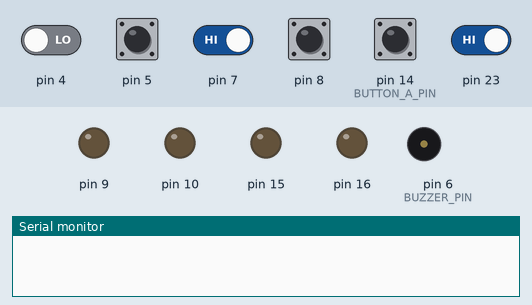
The sketch below on a simulated Arduino Leonardo, built with avr-gcc and run on an emulated ATmega32U4. Shown: output pins drawn as LEDs (lit = HIGH), buzzer (waves = sounding), the last lines printed to the serial monitor. The test bench sets the inputs (shaded band); at power-on: pin 5, pin 7, pin 8, pin 14 (BUTTON_A_PIN), pin 23 HIGH, pin 4 LOW.

Above: at 2.2 s.
2.3 s: pin 14 (BUTTON_A_PIN) pulled LOW for 0.15 s
At 2.8 s:
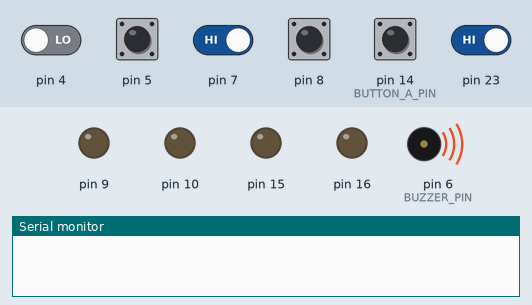
3.9 s: pin 5 pulsed LOW 2 times (0.12 s each, 0.3 s apart)
At 5.92 s:
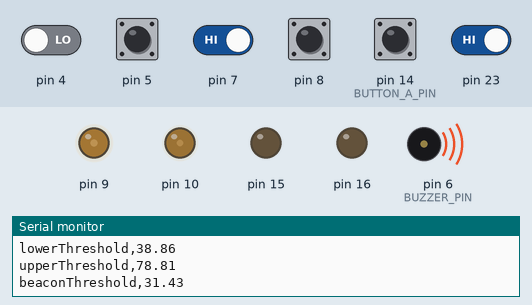
7.5 s: pin 8 pulled LOW for 1 s
Timing chart, 0 to 10.5 s (numbered marks = the images above; inputs shaded):
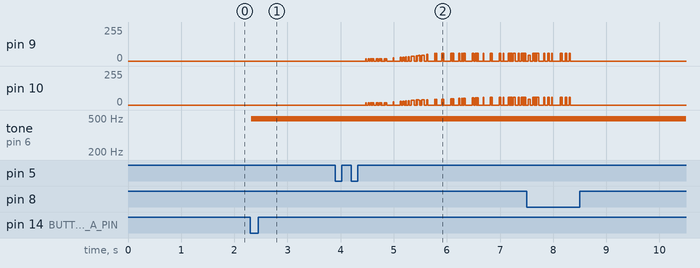

The sketch:

bump_Follower_arc_test_offset.ino
```cpp
//==========================================================================//
// FOLLOWER: USE BLUE TACK SCREEN ROBOT - no-spin baseline calibration      //
//==========================================================================//

#include "Motors.h"
#include "BumpSensors.h"
#include "PID.h"
#include "Encoders.h"
#include "Kinematics.h"
#include <math.h>

Motors_c motors;
BumpSensors_c bump_sensors;
PID_c left_pid;
PID_c right_pid;
Kinematics_c pose;

//==========================================================================//
//                        2. TIMING INTERVALS                               //
//==========================================================================//

uint32_t lastLoop = 0;
const int LOOP_TIME_MS = 10;

// speed / pose estimation timing
unsigned long speed_est_ts = 0;
unsigned long pose_ts = 0;
const int SPEED_EST_MS = 10;
const int POSE_MS = 10;

//==========================================================================//
//                        3. WHEEL SPEED EST VARIABLES                      //
//==========================================================================//

const float ALPHA = 0.2f;

// encoder history for speed estimation
long last_e0 = 0;
long last_e1 = 0;

// measured wheel speeds
float right_speed = 0;
float left_speed = 0;
float last_speed_e0 = 0;
float last_speed_e1 = 0;

//==========================================================================//
//                        4. CAL VARIABLES - SENSOR & THRESHOLDS            //
//==========================================================================//

// baseline - beacon OFF, measured oncee at power on
float bump_baseline[BUMP_NUM_SENSORS];
float baselineTotal = 0.0f;
float beaconThreshold = 0.0f;

float total = 0;
float prevTotal = 0;
float L = 0;
float R = 0;
float C = 0;
float smoothedLR = 0.0f;
//==========================================================================//
//                        5. TARGET SAMPLING VARIABLES                      //
//==========================================================================//

const uint32_t TARGET_SETTLE_MS = 300;
const int TARGET_SAMPLE_TIME_MS = 2000;

uint32_t targetSampleStart = 0;
float targetSampleSum = 0;
int targetSampleCount = 0;
float minTotalSeen = 100000.0f;
float maxTotalSeen = -100000.0f;

// target values
float targetTotal = 0;
float targetLR = 0.0f;
float lrSampleSum = 0.0f;
float lowerThreshold = 0;
float upperThreshold = 0;

// threshold tuning
const float BAND_MARGIN_FRACTION = 0.20f;
const float MIN_BAND_MARGIN = 15.0f;
//==========================================================================//
//                        6. PID/MOVEMENT CONTROL VARIABLES                 //
//==========================================================================//

float smoothedDrive = 0;

// straight-line follow using encoder speed demand
const float MAX_FWD_SPEED_DEMAND = 0.35f;
const float SPEED_GAIN = 0.03f;
const float TARGET_DEADBAND = 0.5f;

// steering
const float STEER_GAIN = 0.0050f;
const float MAX_STEER = 0.25f;

// pwm limits / floor
const int PWM_MAX_ABS = 60;
const int PWM_FLOOR_FWD = 18;
const int PWM_FLOOR_TURN = 20;

// pid gains
const float DRIVE_KP = 15.0f;
const float DRIVE_KI = 0.1f;
const float DRIVE_KD = 0.0f;

// stop / latch logic
const uint32_t STOP_SETTLE_MS = 500;
uint32_t belowDriveSince = 0;
bool hasStartedFollowingMotion = false;
const float FOLLOW_START_THRESHOLD = 0.03f;

// no-turn startup window
const uint32_t NO_TURN_AFTER_START_MS = 1000;
uint32_t followMotionStartTime = 0;

// Beacon loss dtection from ML's offset based code
const uint32_t LOST_TIMEOUT_MS = 200;
uint32_t beaconLostStart = 0;

//==========================================================================//
//                        8. FSM SETTING                                    //
//==========================================================================//

enum RobotState {
  WAITING_FOR_TARGET_BUTTON,
  SAMPLING_TARGET,
  WAITING_FOR_BEACON_OFF,
  WAITING_FOR_BEACON_ON,
  FOLLOWING,
  STOPPED
};

RobotState robotState = WAITING_FOR_TARGET_BUTTON;

//==========================================================================//
//                        9. LOGGING                                        //
//==========================================================================//

const uint32_t LOG_MS = 50;
const int LOG_SIZE = 200;

struct LogEntry {
  uint32_t t_ms;
  int16_t x_centi;
  int16_t y_centi;
};

LogEntry logBuffer[LOG_SIZE];
int logIndex = 0;
uint32_t lastLogTime = 0;
bool loggingActive = false;
bool logReadyToDump = false;

const int BUTTON_A_PIN = 14;
bool lastButtonState = HIGH;

//==========================================================================//
//                        10. BUZZER                                        //
//==========================================================================//

const int BUZZER_PIN = 6;
uint32_t beepStopTime = 0;

const uint32_t SAMPLE_BEEP_MS = 80;
const uint32_t STOPPED_BEEP_MS = 120;
const int BUZZER_PWM = 120;

//==========================================================================//
//                        SECTION B: HELPER FUNCTIONS                       //
//==========================================================================//

// 1. ----------------------------------------------------------------------//
float clampFloat(float x, float lo, float hi) {
  if (x < lo) return lo;
  if (x > hi) return hi;
  return x;
}

// 2. -----------------------------------------------------------------------//
int clampInt(int x, int lo, int hi) {
  if (x < lo) return lo;
  if (x > hi) return hi;
  return x;
}

// 3. -----------------------------------------------------------------------//
int applyPwmFloor(int pwm, float demand_speed, int floorVal) {
  if (fabs(demand_speed) < 1e-6f) return 0;
  if (abs(pwm) < floorVal) {
    pwm = (demand_speed > 0.0f) ? floorVal : -floorVal;
  }
  return pwm;
}

// 4. -----------------------------------------------------------------------//
float angleDiff(float target, float source) {
  return atan2f(sinf(target - source), cosf(target - source));
}

// 5. -----------------------------------------------------------------------//
void setBeep(uint32_t durationMs) {
  analogWrite(BUZZER_PIN, BUZZER_PWM);
  beepStopTime = millis() + durationMs;
}

//6. -----------------------------------------------------------------------//
void updateBeep() {
  if (beepStopTime != 0 && millis() >= beepStopTime) {
    analogWrite(BUZZER_PIN, 0);
    beepStopTime = 0;
  }
}

// 7. -----------------------------------------------------------------------//
void stopRobot()
{
  motors.setPWM(0, 0);
  left_pid.reset();
  right_pid.reset();
  smoothedDrive = 0;

  if (loggingActive) {
    loggingActive = false;
    logReadyToDump = true;
  }
}

//==========================================================================//
//                        LOGGER FUNCTIONS                                  //
//==========================================================================//
void logData() {
  if (!loggingActive) return;

  uint32_t now = millis();
  if (now - lastLogTime < LOG_MS) return;
  lastLogTime = now;

  if (logIndex >= LOG_SIZE) return;

  logBuffer[logIndex].x_centi = (int16_t)(pose.x * 100.0f);
  logBuffer[logIndex].y_centi = (int16_t)((pose.y + 300.0f) * 100.0f);
  logBuffer[logIndex].t_ms = now;
  logIndex++;
}

void LogDump() {
  bool buttonState = digitalRead(BUTTON_A_PIN);

  static bool lastBtn = HIGH;
  if (lastBtn == HIGH && buttonState == LOW) {
    delay(20);
    if (digitalRead(BUTTON_A_PIN) == LOW && logReadyToDump) {
      Serial.println(F("i,x_mm,y_mm,ts"));
      for (int i = 0; i < logIndex; i++) {
        float x = logBuffer[i].x_centi / 100.0f;
        float y = logBuffer[i].y_centi / 100.0f - 300.0f;
        Serial.print(i);
        Serial.print(",");
        Serial.print(x);
        Serial.print(",");
        Serial.print(y);
        Serial.print(",");
        Serial.println(logBuffer[i].t_ms);
      }
      logReadyToDump = false;
    }
  }
  lastBtn = buttonState;
}

//==========================================================================//
//                        SECTION C: KEY FUNCTIONS                          //
//==========================================================================//
// 1. -----------------------------------------------------------------------//
void speedcalc(unsigned long elapsed_time)
{
  long delta_e0 = count_e0 - last_e0;
  long delta_e1 = count_e1 - last_e1;

  last_e0 = count_e0;
  last_e1 = count_e1;

  float speed_e0 = float(delta_e0) / float(elapsed_time);
  float speed_e1 = float(delta_e1) / float(elapsed_time);

  right_speed = ALPHA * speed_e0 + (1.0f - ALPHA) * last_speed_e0;
  left_speed  = ALPHA * speed_e1 + (1.0f - ALPHA) * last_speed_e1;

  last_speed_e0 = right_speed;
  last_speed_e1 = left_speed;
}

// 2. -----------------------------------------------------------------------//
void updateWheelSpeedsIfNeeded()
{
  unsigned long elapsed_time = millis() - speed_est_ts;
  if (elapsed_time >= SPEED_EST_MS) {
    speedcalc(elapsed_time);
    speed_est_ts = millis();
  }
}

// 3. -----------------------------------------------------------------------//
void updatePoseIfNeeded()
{
  unsigned long now = millis();
  if (now - pose_ts >= POSE_MS) {
    pose_ts = now;
    pose.update();
  }
}

// 4. -----------------------------------------------------------------------//
// Smaller discharge time = stronger IR, so normalization is inverted.
float bumpReadingToPercent(float raw, float minv, float maxv)
{
  float range = maxv - minv;
  if (range < 1.0f) range = 1.0f;

  float norm = (maxv - raw) / range;
  norm = clampFloat(norm, 0.0f, 1.0f);
  return norm * 100.0f;
}

// 5. -----------------------------------------------------------------------//
// NEW ADDITION
float readingToSignal(float reading, float baseline) {
  if (baseline <= 1.0f) return 0.0f;
  float x = 100.0 * (baseline - reading) / baseline;
  if (x < 0.0f) x = 0.0f;
  if (x > 100.0f) x = 100.0f;
  return x;
}

// 6. -----------------------------------------------------------------------//
void updateSensors() {
  bump_sensors.readSensorsDigital();

  L = readingToSignal(bump_sensors.readings[0], bump_baseline[0]);
  R = readingToSignal(bump_sensors.readings[1], bump_baseline[1]);

  prevTotal = total;
  total = L + R;
}


//==========================================================================//
//                        CALIBRATION                                       //
//==========================================================================//

void measureBumpBaseline(){
  const int N = 80;

  for (int s = 0; s < BUMP_NUM_SENSORS; s++) bump_baseline[s] = 0.0f;

  for (int i = 0; i < N; i++){
    bump_sensors.readSensorsDigital();
    for (int s = 0; s < BUMP_NUM_SENSORS; s++) {
      bump_baseline[s] += bump_sensors.readings[s];
    }
    delay(5);
  }

  for (int s = 0; s < BUMP_NUM_SENSORS; s++) bump_baseline[s] /= N;

  baselineTotal = 0.0f;
  for (int i = 0; i < 50; i++) {
    bump_sensors.readSensorsDigital();
    float Lb = readingToSignal(bump_sensors.readings[0], bump_baseline[0]);
    float Rb = readingToSignal(bump_sensors.readings[1], bump_baseline[1]);
    baselineTotal += (Lb + Rb);
    delay(5);
  }
  baselineTotal /= 50.0f;
}
//==========================================================================//
//                        TARGET SAMPLING                                   //
//==========================================================================//

void startTargetSampling()
{
  targetSampleStart = millis();
  targetSampleSum = 0;
  targetSampleCount = 0;
  lrSampleSum = 0.0f;
  minTotalSeen = 100000.0f;
  maxTotalSeen = -100000.0f;
  total = 0.0f;
  setBeep(SAMPLE_BEEP_MS);
}

void finishTargetSampling()
{
  if (targetSampleCount < 1) targetSampleCount = 1;

  targetTotal = targetSampleSum / (float)targetSampleCount;
  targetLR = lrSampleSum / (float)targetSampleCount;

  beaconThreshold = baselineTotal + 0.f * (targetTotal - baselineTotal);

  float observedSpread = maxTotalSeen - minTotalSeen;
  float bandMargin = observedSpread * BAND_MARGIN_FRACTION;
  if (bandMargin < MIN_BAND_MARGIN) bandMargin = MIN_BAND_MARGIN;

  lowerThreshold = targetTotal - bandMargin;
  upperThreshold = targetTotal + bandMargin;

  Serial.println("target sampling done");
  Serial.print("targetTotal,"); Serial.println(targetTotal);
  Serial.print("lowerThreshold,"); Serial.println(lowerThreshold);
  Serial.print("upperThreshold,"); Serial.println(upperThreshold);
  Serial.print("beaconThreshold,"); Serial.println(beaconThreshold);
}
//==========================================================================//
//                        STATE FUNCTIONS                                   //
//==========================================================================//
// 1. -----------------------------------------------------------------------//
void stateWaitingForButton(){
  motors.setPWM(0,0);
}

void stateSampling() {
  motors.setPWM(0,0);

  if ((millis() - targetSampleStart) > TARGET_SETTLE_MS && total > beaconThreshold){
    targetSampleSum += total;
    lrSampleSum += (L - R);
    targetSampleCount++;

    if (total < minTotalSeen) minTotalSeen = total;
    if (total > maxTotalSeen) maxTotalSeen = total;
  }

  if (millis() - targetSampleStart >= TARGET_SAMPLE_TIME_MS) {
    if (targetSampleCount < 20){
      robotState = WAITING_FOR_TARGET_BUTTON;
      return;
    }
    finishTargetSampling();
    robotState = WAITING_FOR_BEACON_OFF;
  }
}

void stateWaitingForBeaconOff(){
  motors.setPWM(0,0);
  if (total < beaconThreshold){
    total = 0.0f;
    smoothedLR = 0.0f;
    robotState = WAITING_FOR_BEACON_ON;
  }
}

void stateWaitingForBeaconOn(){
  motors.setPWM(0,0);
  if (total > beaconThreshold){
    left_pid.reset();
    right_pid.reset();
    smoothedDrive = 0.0f;
    smoothedLR = (L-R) - targetLR;
    belowDriveSince = 0;
    hasStartedFollowingMotion = false;
    followMotionStartTime = 0;
    beaconLostStart = 0;

    logIndex = 0;
    loggingActive = true;
    logReadyToDump = false;
    lastLogTime = millis() - LOG_MS;

    robotState = FOLLOWING;
  }
}

void stateFollowing() {

  if (!loggingActive && !logReadyToDump) {
    logIndex = 0;
    loggingActive = true;
    lastLogTime = millis() - LOG_MS;
  }

  // beacon loss detecttion
  if (total < beaconThreshold){
    if (beaconLostStart == 0) beaconLostStart = millis();

    if (millis() - beaconLostStart > LOST_TIMEOUT_MS){
      stopRobot();
      robotState = STOPPED;
      setBeep(STOPPED_BEEP_MS);
      return;
    }
    motors.setPWM(0,0);
    return;
  }
  beaconLostStart = 0;

  float error = (targetTotal - TARGET_DEADBAND) - total;
  float desiredDrive = 0.0f;

  if (total < targetTotal - TARGET_DEADBAND) {
    desiredDrive = SPEED_GAIN * error;
  }
  desiredDrive = clampFloat(desiredDrive, 0.0f, MAX_FWD_SPEED_DEMAND);

  smoothedDrive = 0.3f * desiredDrive + 0.7f * smoothedDrive;

  if (smoothedDrive > FOLLOW_START_THRESHOLD) {
    if (!hasStartedFollowingMotion) {
      hasStartedFollowingMotion = true;
      followMotionStartTime = millis();
    }
  }

  if (smoothedDrive < 0.05f) {
    if (hasStartedFollowingMotion) {
      if (belowDriveSince == 0) {
        belowDriveSince = millis();
      }

      motors.setPWM(0, 0);

      if (millis() - belowDriveSince >= STOP_SETTLE_MS) {
        stopRobot();
        robotState = STOPPED;
        setBeep(STOPPED_BEEP_MS);
      }
    } else {
      belowDriveSince = 0;
      motors.setPWM(0, 0);
    }
    return;
  } else {
    if (smoothedDrive > 0.12f){
    belowDriveSince = 0;
    }
  }

  float rawLRDiff = (L - R) - targetLR;
  float steer = 0.0f;

  bool steeringEnabled = true;
  if (hasStartedFollowingMotion) {
    if (millis() - followMotionStartTime < NO_TURN_AFTER_START_MS) {
      steeringEnabled = false;
    }
  }

  smoothedLR = 0.5f * rawLRDiff + 0.5f * smoothedLR;

  if (steeringEnabled) {
    steer = clampFloat(-STEER_GAIN * smoothedLR, -MAX_STEER, MAX_STEER);
  } else {
    steer = 0.0f;
  }

  float l_demand = smoothedDrive + steer;
  float r_demand = smoothedDrive - steer;

  float l_pwm_f = left_pid.update(l_demand, left_speed);
  float r_pwm_f = right_pid.update(r_demand, right_speed);

  int l_pwm = clampInt((int)l_pwm_f, -PWM_MAX_ABS, PWM_MAX_ABS);
  int r_pwm = clampInt((int)r_pwm_f, -PWM_MAX_ABS, PWM_MAX_ABS);

  l_pwm = applyPwmFloor(l_pwm, l_demand, PWM_FLOOR_FWD);
  r_pwm = applyPwmFloor(r_pwm, r_demand, PWM_FLOOR_FWD);

  motors.setPWM(l_pwm, r_pwm);
}

void stateStopped() {
  motors.setPWM(0, 0);
}

//==========================================================================//
//                        SETUP                                             //
//==========================================================================//

void setup()
{
  Serial.begin(115200);
  pinMode(BUTTON_A_PIN, INPUT_PULLUP);
  pinMode(BUZZER_PIN, OUTPUT);
  analogWrite(BUZZER_PIN, 0);

  motors.initialise();
  bump_sensors.initialiseForDigital();
  bump_sensors.timeout_us = 3000;
  setupEncoder0();
  setupEncoder1();

  pinMode(EMIT_PIN, INPUT);

  left_pid.initialise(DRIVE_KP, DRIVE_KI, DRIVE_KD);
  right_pid.initialise(DRIVE_KP, DRIVE_KI, DRIVE_KD);
  left_pid.reset();
  right_pid.reset();

  pose.initialise(0.0f, 0.0f, 0.0f);

  last_e0 = count_e0;
  last_e1 = count_e1;
  speed_est_ts = millis();
  pose_ts = millis();

  measureBumpBaseline();

  robotState = WAITING_FOR_TARGET_BUTTON;
  smoothedDrive = 0.0f;
  belowDriveSince = 0;
  hasStartedFollowingMotion = false;
  followMotionStartTime = 0;

  lastLoop = millis();
}

//==========================================================================//
//                        LOOP                                              //
//==========================================================================//

void loop()
{
  updateWheelSpeedsIfNeeded();
  updatePoseIfNeeded();
  updateBeep();

  if (millis() - lastLoop < LOOP_TIME_MS) return;
  lastLoop += LOOP_TIME_MS;

  if (robotState == SAMPLING_TARGET ||
      robotState == WAITING_FOR_BEACON_OFF ||
      robotState == WAITING_FOR_BEACON_ON ||
      robotState == FOLLOWING) {
    updateSensors();
  }

  bool buttonState = digitalRead(BUTTON_A_PIN);

  if (lastButtonState ==  HIGH && buttonState == LOW){
    delay(20);
    if (digitalRead(BUTTON_A_PIN) == LOW){
      if(logReadyToDump){
        Serial.println(F("i_mm, x_mm, y_mm, ts"));
        for(int i = 0; i < logIndex; i++){
          float x = logBuffer[i].x_centi/ 100.0f;
          float y = logBuffer[i].y_centi/ 100.0f - 300.0f;
          Serial.print(i);
          Serial.print(",");
          Serial.print(x);
          Serial.print(",");
          Serial.print(y);
          Serial.print(",");
          Serial.println(logBuffer[i].t_ms);
        }
        logReadyToDump = false;
        lastButtonState = buttonState;
        return;
      }
      if (robotState == WAITING_FOR_TARGET_BUTTON){
        startTargetSampling();
        robotState = SAMPLING_TARGET;
      }
    }
  }
  lastButtonState = buttonState;

  switch (robotState) {
    case WAITING_FOR_TARGET_BUTTON:
      stateWaitingForButton();
      break;
    case SAMPLING_TARGET:
      stateSampling();
      break;
    case WAITING_FOR_BEACON_OFF:
      stateWaitingForBeaconOff();
      break;
     case WAITING_FOR_BEACON_ON:
      stateWaitingForBeaconOn();
      break;
    case FOLLOWING:
      stateFollowing();
      break;
    case STOPPED:
      stateStopped();
      break;
  }

  logData();


//  Serial.print(L);
//  Serial.print(",");
//  Serial.print(R);
//  Serial.print(",");
//  Serial.println(total);
}
```

Source omitted: BumpSensors.h (7228 bytes), Encoders.h (8534 bytes), Kinematics.h (6518 bytes), Motors.h (4728 bytes), PID.h (3827 bytes)

Measured:
- after the input at 2.3 s, tone on pin 6 (BUZZER_PIN): silent → 490 Hz at once
